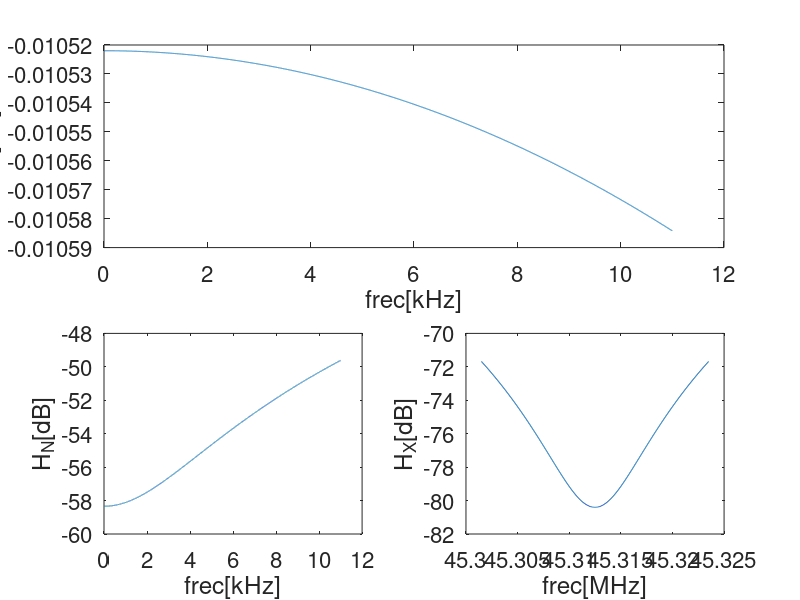

MATLAB code to generate this figure:
fp=4.3307e3;%frec. de corte
fs=45.3125e6;%frec. de sampling
% 150k 470p+20p=490p, al hacer superposición quedan 2 de 150k en paralelo
wp=2*pi*fp;
Trc=1/wp;%constante de tiempo filtro
%Trc=10;
Ts=1/fs;
H=@(f) 1/2./(1+1j*2*pi*Trc*f);
%H=@(f) 1./(1i*2*pi*Trc*f);
%G=abs(1/feval(H,fs/2));
G=1650;
%G=3.3/3e-3;
Heq=@(f) 1/2 * (1-exp(-Ts/Trc))./(1-exp(-Ts/Trc)*exp(-1i*2*pi*f*Ts));
%Heq=@(f) 1/2 * (1-exp(-Ts/Trc))./(exp(1i*2*pi*f*Ts)-exp(-Ts/Trc));
%Heq=@(f) exp(-1i*2*pi*f*Ts)./(1-exp(-1i*2*pi*f*Ts));
Fs=0:2000:fs;
Fp=0:1:11000;
Fa=fs-11000:1:fs+11000;

%figure(5);
%plot(Fp,20*log10( abs( feval(Heq,Fp) ) ) );

Hn=@(f) 1./(1+G*feval(Heq,f));
Hx=@(f) G*feval(H,f).*feval(Hn,f);
figure(1);
subplot(2,2,[1,2]);
plot(Fp/1000,20/log(10)*log( abs( feval(Hx,Fp) ) ) );
xlabel('frec[kHz]','FontSize',16);%,'FontWeight','bold');
ylabel('H_X[dB]','FontSize',16);%,'FontWeight','bold');
set(gca,'fontsize',16);
subplot(223);
plot(Fp/1000,20/log(10)*log( abs( feval(Hn,Fp) ) ) );
xlabel('frec[kHz]','FontSize',16);%,'FontWeight','bold');
ylabel('H_N[dB]','FontSize',16);%'FontWeight','bold');
set(gca,'fontsize',16);
subplot(224);
plot(Fa/1e6,20/log(10)*log( abs( feval(Hx,Fa) ) ) );
xlabel('frec[MHz]','FontSize',16);%,'FontWeight','bold');
ylabel('H_X[dB]','FontSize',16);%,'FontWeight','bold');
set(gca,'fontsize',16);
%figure(2);
%plot(Fp,20/log(10)*log( abs( feval(Hn,Fp) ) ) );
%figure(3);
%plot(Fs,20/log(10)*log( abs( feval(Hx,Fs) ) ) );
%figure(4);
%plot(Fs,20/log(10)*log( abs( feval(Hn,Fs) ) ) );

int= integral(@(f) abs(feval(Hn,f)).^2,0,fp);
int
(min(abs(feval(Hx,Fp))))^2
SQNR= (min(abs(feval(Hx,Fp))))^2/(1.65^2*int/12/11e3);
10*log(SQNR)/log(10)
(ans-1.76)/6.02


